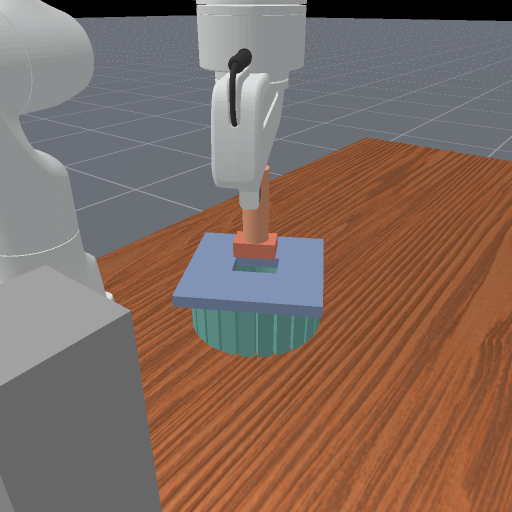
#> input picture real_relation_consistency/paper_revision/task_scene_overview/frames/keyed_3.png, 1024 x 1024 px (shown at 1/2 size); its folder holds 8 pictures in this run
$ python make_overview.py
#> lines starting #> are read from the running program, lines starting #| are printed output that depends on the picture
from pathlib import Path
import json,hashlib
import numpy as np
import matplotlib
matplotlib.use('Agg')
import matplotlib.pyplot as plt
from matplotlib.patches import Rectangle,FancyArrowPatch
OUT=Path(__file__).resolve().parent
plt.rcParams.update({'font.family':'sans-serif','font.sans-serif':['DejaVu Sans'],'font.size':7,'axes.titlesize':7.5,'pdf.fonttype':42,'svg.fonttype':'none'})
fig=plt.figure(figsize=(7.086614,5.62),facecolor='white')
cols=[.035,.282,.529,.776];w=.215
blue='#0072B2';orange='#D55E00';ink='#253344'
sources=[]
def picture(name,x,y,h,crop=None,title='',note='',box=None):
#> called with name = 'keyed_3.png', x = 0.035, y = 0.735, h = 0.178, crop = (0.36, 0.34, 0.68, 0.7), title = 'Keyed peg and gate', note = 'Actual simulation geometry'
 img=plt.imread(OUT/'frames'/name);ny,nx=img.shape[:2]
#> in picture, img is the input picture: shape (1024, 1024, 3) float32; mean R, G, B 0.511, 0.42, 0.375
#> after `ny, nx = img.shape[:2]`: ny = 1024; nx = 1024
 x0,y0,x1,y1=crop if crop else (0.,0.,1.,1.)
 # Center-crop to the physical panel ratio; never stretch a scene.
 ratio=(w*7.086614)/(h*5.62)
 bw=(x1-x0)*nx;bh=(y1-y0)*ny
#> after `bw = (x1 - x0) * nx`: bw = 327.7
#> after `bh = (y1 - y0) * ny`: bh = 368.6
 if bw/bh<ratio:
  keep=bw/ratio/ny;cy=(y0+y1)/2;y0=cy-keep/2;y1=cy+keep/2
#> after `keep = bw / ratio / ny`: keep = 0.21
#> after `y0 = cy - keep / 2`: y0 = 0.415
#> after `y1 = cy + keep / 2`: y1 = 0.625
 else:
  keep=bh*ratio/nx;cx=(x0+x1)/2;x0=cx-keep/2;x1=cx+keep/2
 img=img[int(y0*ny):int(y1*ny),int(x0*nx):int(x1*nx)]
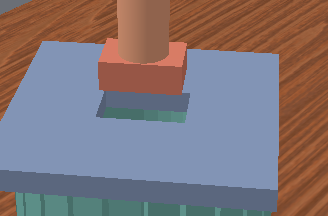
#> img: shape (216, 328, 3) float32; mean R, G, B 0.507, 0.457, 0.471
 crop=(x0,y0,x1,y1)
#> crop = (0.36, 0.415, 0.68, 0.625)
 ax=fig.add_axes([x,y,w,h]);ax.imshow(img,extent=[0,1,0,1]);ax.set_aspect('auto');ax.set_axis_off()
 if box:
  bx,by,bw,bh=box;box=((bx-x0)/(x1-x0),(by-(1-y1))/(y1-y0),bw/(x1-x0),bh/(y1-y0))
 ax.set_title(title,pad=4,color=ink,fontweight='bold')
 if box:ax.add_patch(Rectangle((box[0],box[1]),box[2],box[3],fill=False,edgecolor='#F0B740',lw=1.1))
 if note:fig.text(x+w/2,y-.022,note,ha='center',va='top',fontsize=6.5,color=ink)
 sources.append(dict(image=name,crop_normalized_xyxy=crop,display_box=box))
 return ax
fig.text(.035,.968,'a  Task geometry',fontsize=9,fontweight='bold',color=ink)
# fig.text(.99,.968,'Actual scene closeups + sectional schematics',ha='right',fontsize=6.5,color='#555555')
picture('keyed_3.png',cols[0],.735,.178,crop=(.36,.34,.68,.70),title='Keyed peg and gate',note='Actual simulation geometry')
picture('circular_3.png',cols[2],.735,.178,crop=(.36,.32,.68,.68),title='Circular control',note='Actual simulation geometry')
#> call 2 of picture, with name = 'circular_3.png', x = 0.529, y = 0.735, h = 0.178, crop = (0.36, 0.32, 0.68, 0.68), title = 'Circular control', note = 'Actual simulation geometry'
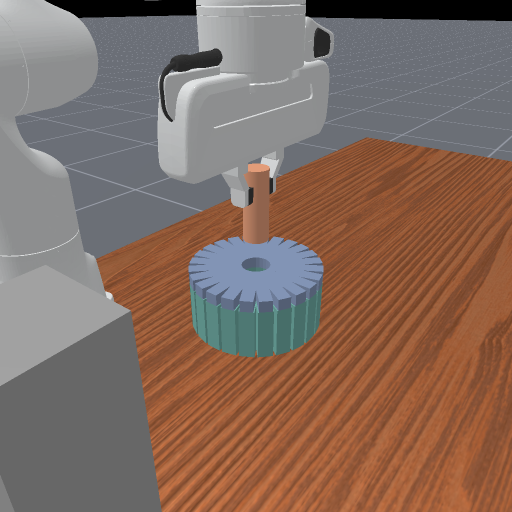
#> input picture real_relation_consistency/paper_revision/task_scene_overview/frames/circular_3.png, 1024 x 1024 px (shown at 1/2 size)
#> in picture, img is the input picture: shape (1024, 1024, 3) float32; mean R, G, B 0.515, 0.423, 0.376
#> in picture (call 2), `img=img[int(y0*ny):int(y1*ny),int(x0*nx):int(x1*nx)]`:
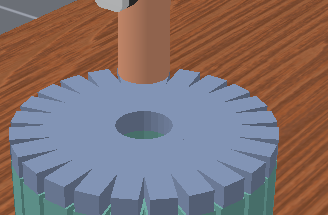
#> img: shape (215, 328, 3) float32; mean R, G, B 0.509, 0.439, 0.434
def section(x,keyed):
#> called with x = 0.282, keyed = True
 ax=fig.add_axes([x,.735,w,.178]);ax.set(xlim=(-.074,.074),ylim=(-.006,.144));ax.axis('off')
 ax.set_title('Key cleared: section' if keyed else 'Circular gate: section',pad=4,color=ink,fontweight='bold')
 # Actual nominal widths and gate heights; schematic not a simulation image.
 for sign in [-1,1]:
  left=-.055 if sign<0 else .030
  ax.add_patch(Rectangle((left,0),.025,.053,facecolor='#A5C6C3',edgecolor='#567D7A',lw=.6))
 gap=.023 if keyed else .015
 ax.add_patch(Rectangle((-.055,.053),.055-gap,.012,facecolor='#8396B7',edgecolor='#596B8A',lw=.6))
 ax.add_patch(Rectangle((gap,.053),.055-gap,.012,facecolor='#8396B7',edgecolor='#596B8A',lw=.6))
 center=.077 if keyed else .080
 ax.add_patch(Rectangle((-.013,center-.029),.026,.074,facecolor='#E39471',edgecolor='#AC5A3F',lw=.6))
 if keyed:ax.add_patch(Rectangle((-.021,center-.045),.042,.016,facecolor='#D77858',edgecolor='#AC5A3F',lw=.6))
 ax.annotate('',xy=(0,.128),xytext=(0,.143),arrowprops={'arrowstyle':'->','color':blue,'lw':1})
 ax.text(.010,.132,'Axis',fontsize=6,color=blue)
 ax.annotate('Gate',xy=(.040,.059),xytext=(.039,.090),ha='center',fontsize=6,arrowprops={'arrowstyle':'-','lw':.55})
 ax.text(0,.012,'Bore',ha='center',fontsize=6,color='#426664')
 if keyed:
  ax.annotate('Key',xy=(-.018,.041),xytext=(-.050,.096),fontsize=6,ha='center',arrowprops={'arrowstyle':'-','lw':.55})
  ax.plot([-.024,.024],[.053,.053],ls=':',color='#666666',lw=.65)
 fig.text(x+w/2,.713,'Schematic; yaw permitted below gate' if keyed else 'Schematic; no keyed yaw constraint',ha='center',va='top',fontsize=6.2,color=ink)
section(cols[1],True);section(cols[3],False)
fig.text(.035,.654,'b  Keyed-to-circular insertion',fontsize=9,fontweight='bold',color=ink)
# fig.text(.99,.654,'Closed-loop simulation · one recorded rollout',ha='right',fontsize=6.5,color='#555555')
#> (the run stopped early here; a loop or call above may not have finished)
